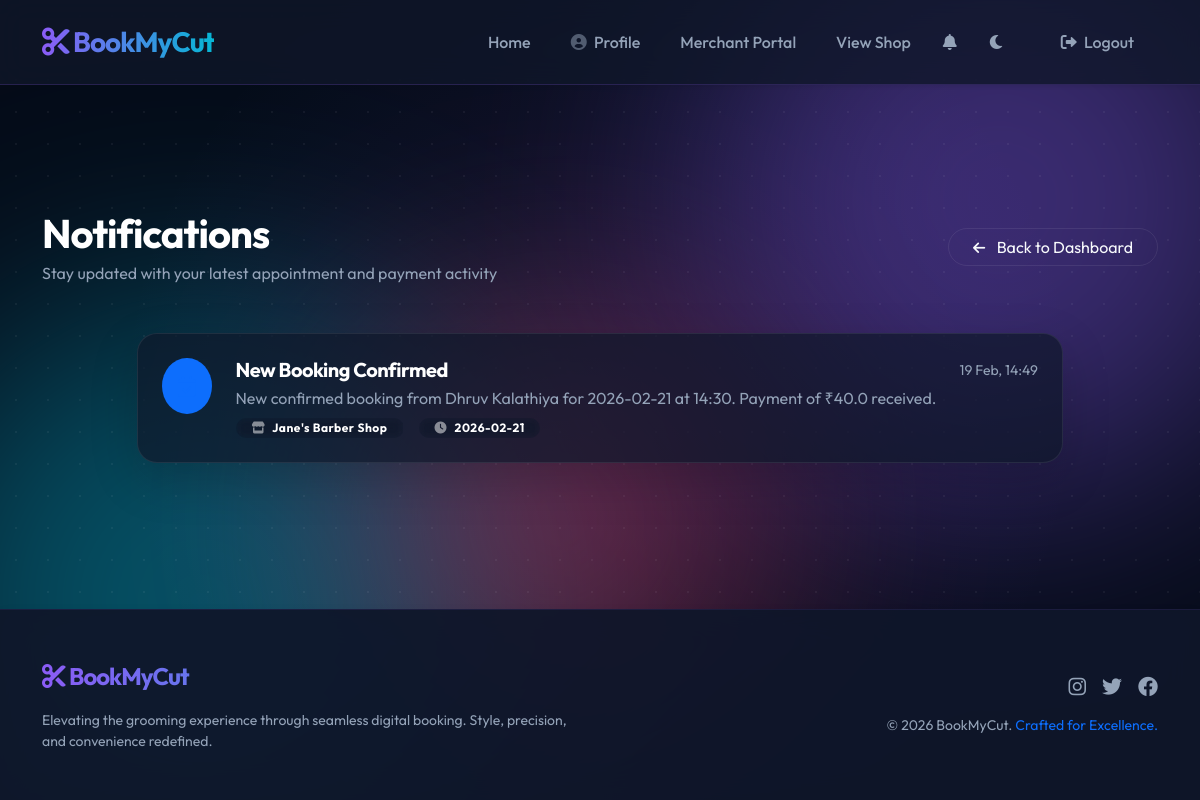
The app's page /inbox (signed in), older data.
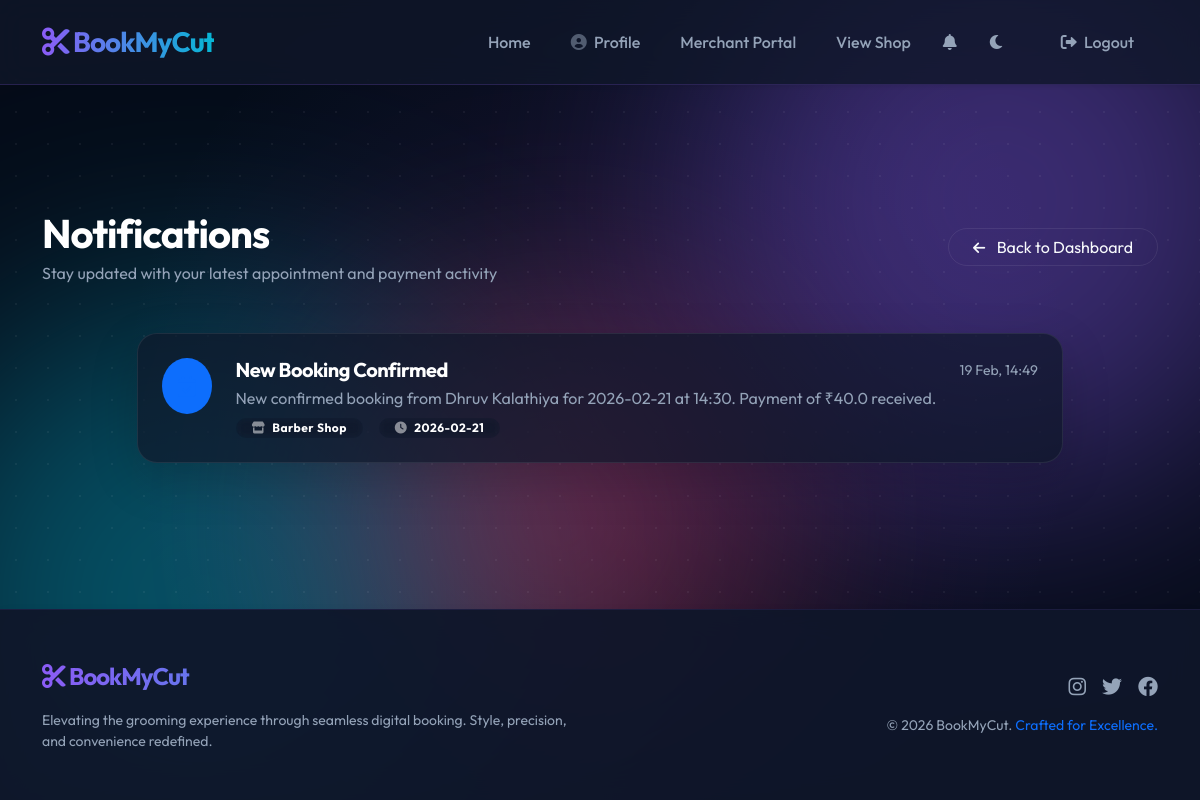
The same page, newer data.
### tables this page shows
CREATE TABLE notifications (
    id INTEGER PRIMARY KEY AUTOINCREMENT,
    user_id INTEGER NOT NULL,
    appointment_id INTEGER NULL,
    title VARCHAR(100) NOT NULL,
    message TEXT NOT NULL,
    is_read BOOLEAN DEFAULT FALSE,
    created_at TIMESTAMP DEFAULT (datetime('now', 'localtime')),
    FOREIGN KEY (user_id) REFERENCES users(id) ON DELETE CASCADE,
    FOREIGN KEY (appointment_id) REFERENCES appointments(id) ON DELETE CASCADE
);

CREATE TABLE shops (
    id INTEGER PRIMARY KEY AUTOINCREMENT,
    owner_id INTEGER NOT NULL,
    name VARCHAR(100) NOT NULL,
    area VARCHAR(100) NOT NULL,
    address TEXT NOT NULL,
    description TEXT,
    contact_number VARCHAR(20),
    shop_image VARCHAR(255),
    created_at TIMESTAMP DEFAULT (datetime('now', 'localtime')),
    FOREIGN KEY (owner_id) REFERENCES users(id) ON DELETE CASCADE
);

CREATE TABLE appointments (
    id INTEGER PRIMARY KEY AUTOINCREMENT,
    user_id INTEGER NOT NULL,
    shop_id INTEGER NOT NULL,
    service_id INTEGER NULL,
    appointment_date DATE NOT NULL,
    appointment_time TIME NOT NULL,
    total_duration INTEGER NOT NULL DEFAULT 0,
    total_price DECIMAL(10, 2) NOT NULL DEFAULT 0,
    status TEXT DEFAULT 'pending' CHECK(status IN ('pending', 'confirmed', 'cancelled', 'completed')),
    payment_status TEXT DEFAULT 'unpaid' CHECK(payment_status IN ('unpaid', 'partially_paid', 'paid')),
    created_at TIMESTAMP DEFAULT (datetime('now', 'localtime')),
    FOREIGN KEY (user_id) REFERENCES users(id) ON DELETE CASCADE,
    FOREIGN KEY (shop_id) REFERENCES shops(id) ON DELETE CASCADE,
    FOREIGN KEY (service_id) REFERENCES services(id) ON DELETE SET NULL
);

### app.py (the view)
@app.route('/inbox')
def inbox():
    if not is_logged_in():
        return redirect(url_for('login'))
    cursor = get_db_cursor()
    cursor.execute('''
        SELECT n.*, a.appointment_date, a.appointment_time, s.name as shop_name
        FROM notifications n
        LEFT JOIN appointments a ON n.appointment_id = a.id
        LEFT JOIN shops s ON a.shop_id = s.id
        WHERE n.user_id = ?
        ORDER BY n.created_at DESC
    ''', (session['id'],))
    notifications = cursor.fetchall()
    cursor.execute('UPDATE notifications SET is_read = TRUE WHERE user_id = ?', (session['id'],))
    db.connection.commit()
    return render_template('inbox.html', notifications=notifications)

### app.py (called while the page is built)
@app.template_filter('datetimeformat')
def datetimeformat(value, format='%d %b, %H:%M'):
    if value is None:
        return ""
    if isinstance(value, str):
        try:
            dt = datetime.strptime(value, '%Y-%m-%d %H:%M:%S')
            return dt.strftime(format)
        except ValueError:
            return value
    return value.strftime(format)

def get_db_cursor():
    return db.connection.cursor()

def is_logged_in():
    return 'loggedin' in session

def is_owner():
    return 'role' in session and session['role'] == 'shop_owner'

    @property
    def connection(self):
        if 'db_conn' not in g:
            g.db_conn = sqlite3.connect(self.db_path)
            g.db_conn.row_factory = sqlite3.Row
            g.db_conn.execute("PRAGMA foreign_keys = ON")
        return g.db_conn

### templates/inbox.html (shortened to what this page needs)
{% extends 'base.html' %}
{% block content %}
<div class="row align-items-center mb-5 fade-in">
    <div class="col-md-6">
        <h1 class="fw-bold text-white mb-1">Notifications</h1>
        <p class="text-muted mb-0">Stay updated with your latest appointment and payment activity</p>
    </div>
    <div class="col-md-6 text-md-end mt-3 mt-md-0">
        <a href="{{ url_for('customer_dashboard') if session.role == 'customer' else url_for('owner_dashboard') }}"
            class="btn btn-outline-light rounded-pill px-4">
            <i class="fas fa-arrow-left me-2 small"></i> Back to Dashboard
        </a>
    </div>
</div>
<div class="row fade-in delay-1">
    <div class="col-md-10 mx-auto">
        {% if notifications %}
        <div class="notification-container d-flex flex-column gap-3">
            {% for note in notifications %}
            <div class="glass-card p-4 reveal shadow-lg {% if not note.is_read %}border-primary border-opacity-25{% endif %}"
                style="border-radius: 20px; transition: transform 0.3s ease;">
                <div class="d-flex align-items-start gap-4">
                    <div
                        class="bg-{{ 'primary' if 'Booking' in note.title else 'success' if 'Payment' in note.title or 'Completed' in note.title else 'danger' if 'Cancelled' in note.title else 'info' }} bg-opacity-20 p-3 rounded-circle shadow-inner">
                        <i
                            class="fas {{ 'fa-calendar-check' if 'Booking' in note.title else 'fa-wallet' if 'Payment' in note.title else 'fa-check-circle' if 'Completed' in note.title else 'fa-times-circle' if 'Cancelled' in note.title else 'fa-bell' }} fa-lg text-{{ 'primary' if 'Booking' in note.title else 'success' if 'Payment' in note.title or 'Completed' in note.title else 'danger' if 'Cancelled' in note.title else 'info' }}"></i>
                    </div>
                    <div class="flex-grow-1">
                        <div class="d-flex justify-content-between align-items-center mb-1">
                            <h5 class="fw-bold text-white mb-0">{{ note.title }}</h5>
                            <span class="text-muted small">{{ note.created_at | datetimeformat }}</span>
                        </div>
                        <p class="text-muted mb-2">{{ note.message }}</p>
                        {% if note.appointment_id %}
                        <div class="d-flex align-items-center gap-3 mt-2">
                            <div class="badge badge-soft-light rounded-pill px-3 py-1">
                                <i class="fas fa-store me-1 opacity-50"></i> {{ note.shop_name }}
                            </div>
                            <div class="badge badge-soft-light rounded-pill px-3 py-1">
                                <i class="fas fa-clock me-1 opacity-50"></i> {{ note.appointment_date }}
                            </div>
                        </div>
                        {% endif %}
                    </div>
                </div>
            </div>
            {% endfor %}
        </div>
        {% endif %}
    </div>
</div>
{% endblock %}

Row changes from the older to the newer data that the page shows:
changed through a linked row, notifications "New Booking Confirmed": shop_name "Jane's Barber Shop" → "Barber Shop"
